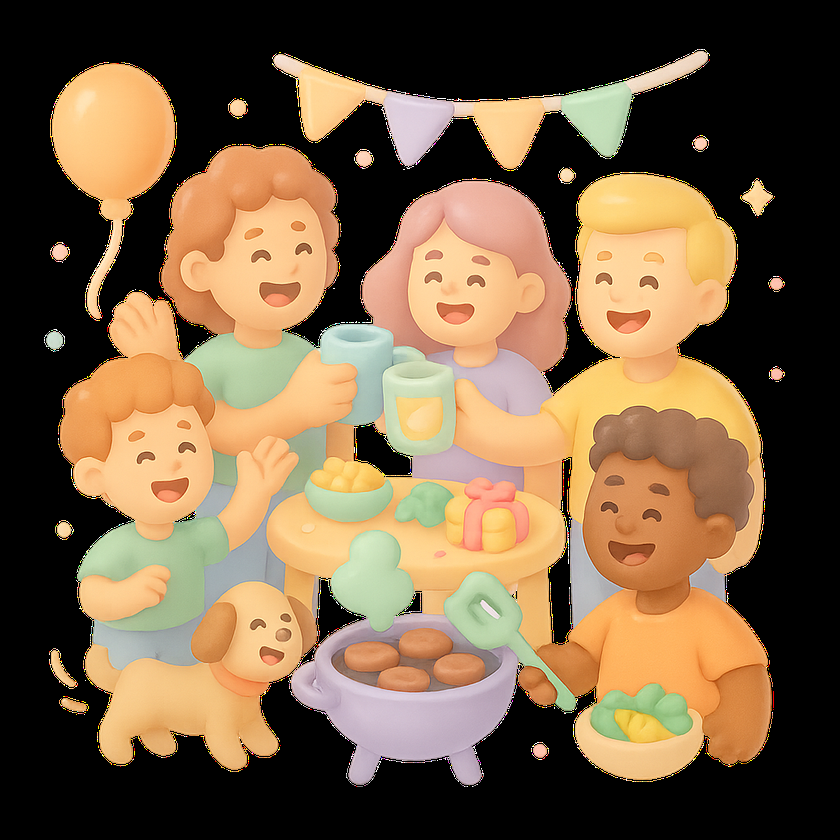
#> input picture Images/FamilyFriends.png, 840 x 840 px, shrunk from 1024 x 1024 before the run
$ python -i saliency_engine.py   (imports and definitions only)
#> lines starting #> are read from the running program, lines starting #| are printed output that depends on the picture; after the words box and inside, x2 and y2 are one past the last pixel; in counts of white or black regions, pixels touching at a corner belong together
#> further down, picture is the input picture: shape (840, 840, 3); mean B, G, R 69.4, 96.7, 120.3
"""
Neuro-Saliency Engine
Simulates human visual attention using contrast, motion, and face detection.
"""

import cv2
import numpy as np
import logging
from typing import Tuple, Optional

logger = logging.getLogger(__name__)

class SaliencyEngine:
    """
    Generates a saliency map predicting where viewers will look.
    """

    def __init__(self):
        # Load face cascade for face bias
        self.face_cascade = cv2.CascadeClassifier(cv2.data.haarcascades + 'haarcascade_frontalface_default.xml')

    def generate_heatmap(self, frame: np.ndarray, prev_frame: Optional[np.ndarray] = None) -> np.ndarray:
        """
        Generate a saliency heatmap for a single frame.

        Args:
            frame: Current video frame (BGR)
            prev_frame: Previous frame for motion detection (optional)

        Returns:
            Heatmap (0-255) single channel image
        """
        if frame is None:
            return None

        gray = cv2.cvtColor(frame, cv2.COLOR_BGR2GRAY)
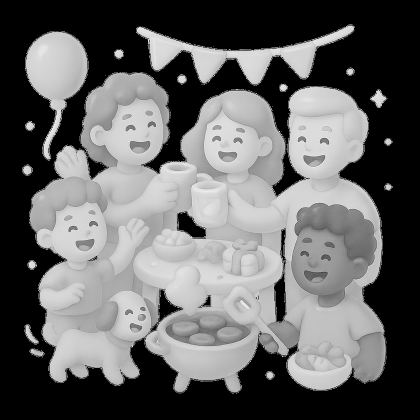
#> gray: shape (840, 840) (shown at 1/2 size); min 0, max 255, mean 100.6
        height, width = gray.shape

        # 1. Contrast Map (Itti-Koch inspired approximation)
        # High frequency content attracts attention
        blur = cv2.GaussianBlur(gray, (5, 5), 0)
        contrast_map = cv2.absdiff(gray, blur)
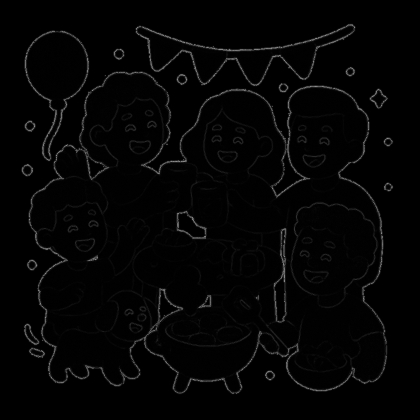
#> contrast_map: shape (840, 840) (shown at 1/2 size); min 0, max 219, mean 4.2
        contrast_map = cv2.normalize(contrast_map, None, 0, 255, cv2.NORM_MINMAX)

        # 2. Motion Map
        motion_map = np.zeros_like(gray)
        if prev_frame is not None:
            prev_gray = cv2.cvtColor(prev_frame, cv2.COLOR_BGR2GRAY)
            diff = cv2.absdiff(gray, prev_gray)
            motion_map = cv2.threshold(diff, 25, 255, cv2.THRESH_BINARY)[1]
            motion_map = cv2.GaussianBlur(motion_map, (21, 21), 0)

        # 3. Face Map (Center bias + Face bias)
        face_map = np.zeros_like(gray)
        faces = self.face_cascade.detectMultiScale(gray, 1.1, 4)
#> faces = [[223, 584, 99, 99], [565, 232, 119, 119], [217, 202, 126, 126], [106, 403, 123, 123], [34, 49, 155, 155], [368, 178, 188, 188]]
        for (x, y, w, h) in faces:
            # Create a gaussian blob at face location
            center_x, center_y = x + w//2, y + h//2
            cv2.circle(face_map, (center_x, center_y), int(w*1.5), 255, -1)
#> this loop made 6 passes
#> (x, y, w, h, center_x, center_y) on passes 1 to 6: (223, 584, 99, 99, 272, 633), (565, 232, 119, 119, 624, 291), (217, 202, 126, 126, 280, 265), (106, 403, 123, 123, 167, 464), (34, 49, 155, 155, 111, 126), (368, 178, 188, 188, 462, 272)
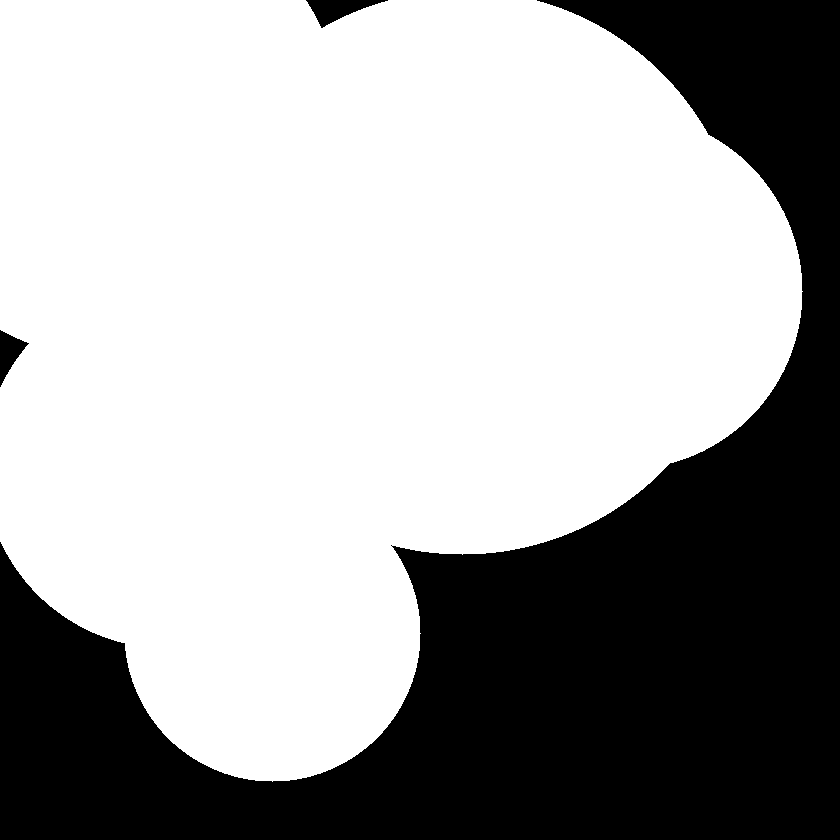
#> face_map: shape (840, 840); 64.9% white; 3 black regions, box (x1, y1, x2, y2) and area: (0, 0, 840, 840) 246028, (306, 0, 388, 28) 1053, (0, 330, 29, 387) 766
        face_map = cv2.GaussianBlur(face_map, (51, 51), 0)

        # Combine maps (Weights: Motion > Face > Contrast)
        # Motion is the strongest attractor in video
        combined = (0.2 * contrast_map) + (0.5 * motion_map) + (0.3 * face_map)
        combined = cv2.normalize(combined, None, 0, 255, cv2.NORM_MINMAX).astype(np.uint8)
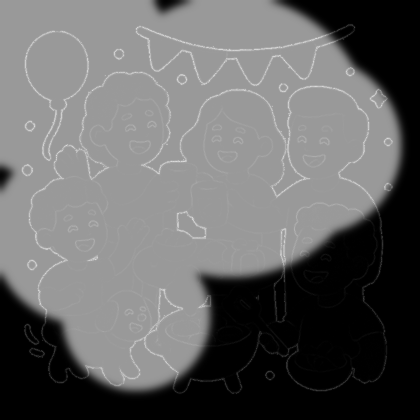
#> combined: shape (840, 840) (shown at 1/2 size); min 0, max 255, mean 101

        # Apply colormap for visualization
        heatmap_color = cv2.applyColorMap(combined, cv2.COLORMAP_JET)
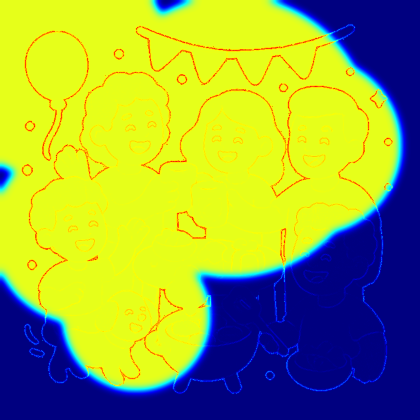
#> heatmap_color: shape (840, 840, 3) (shown at 1/2 size); mean B, G, R 69.4, 163.7, 146.3

        # Blend with original frame for visualization
        blended = cv2.addWeighted(frame, 0.6, heatmap_color, 0.4, 0)
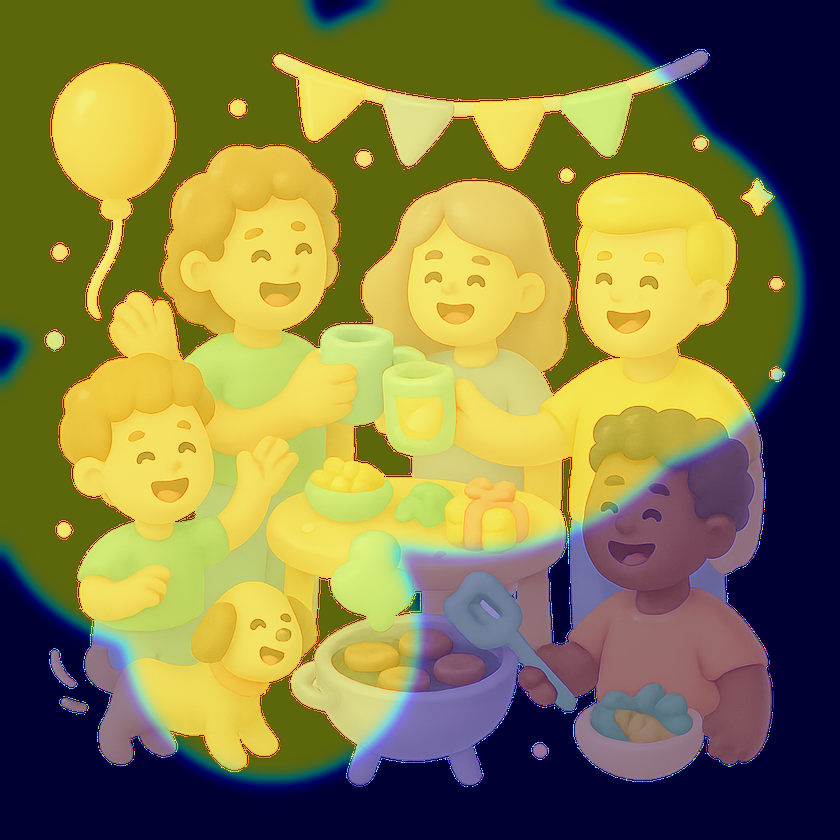
#> blended: shape (840, 840, 3); mean B, G, R 69.3, 123.5, 130.7

        return blended

    # [38 lines left out: function analyze_attention, not called in this run]

>>> import cv2
>>> picture = cv2.imread('../../../../../../../Images/FamilyFriends.png')
>>> result = SaliencyEngine().generate_heatmap(picture)

$ run again, on Images/PRESENT.png
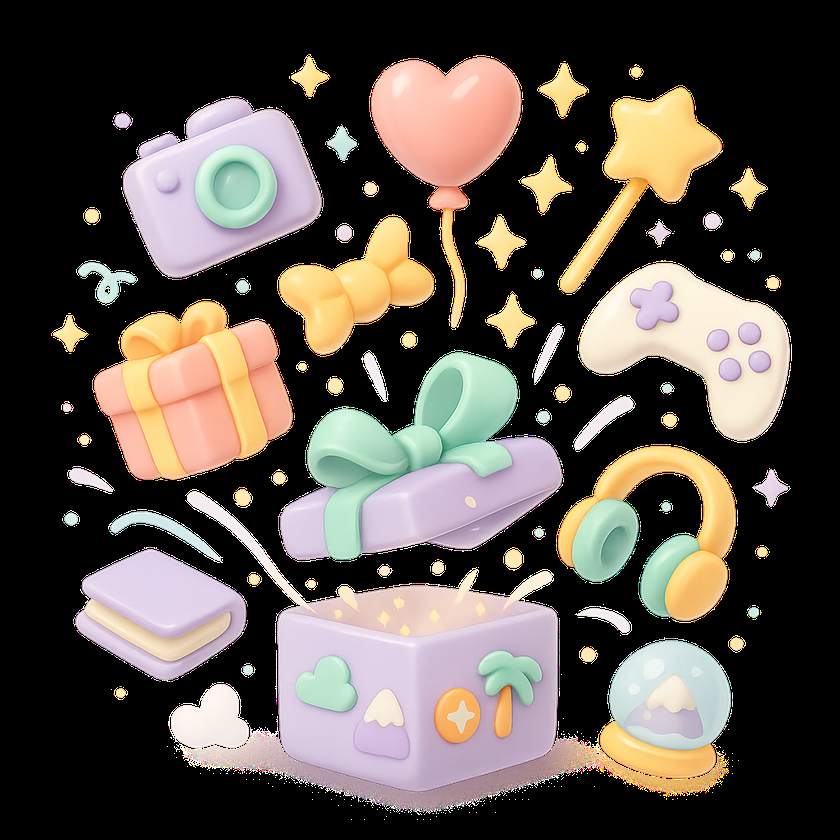
#> input picture Images/PRESENT.png, 840 x 840 px, shrunk from 1024 x 1024 before the run
#> picture is the input picture: shape (840, 840, 3); mean B, G, R 75, 82.5, 90.4
#> in generate_heatmap, `contrast_map = cv2.absdiff(gray, blur)`:
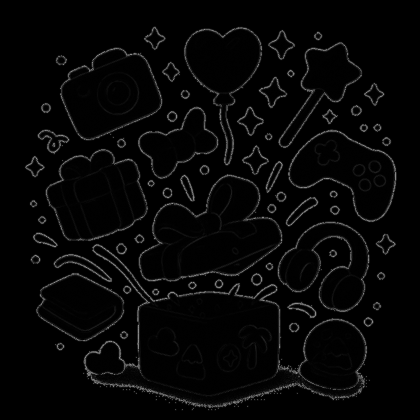
#> contrast_map: shape (840, 840) (shown at 1/2 size); min 0, max 219, mean 6.4
#> faces = ()
#> in generate_heatmap, `blended = cv2.addWeighted(frame, 0.6, heatmap_color, 0.4, 0)`:
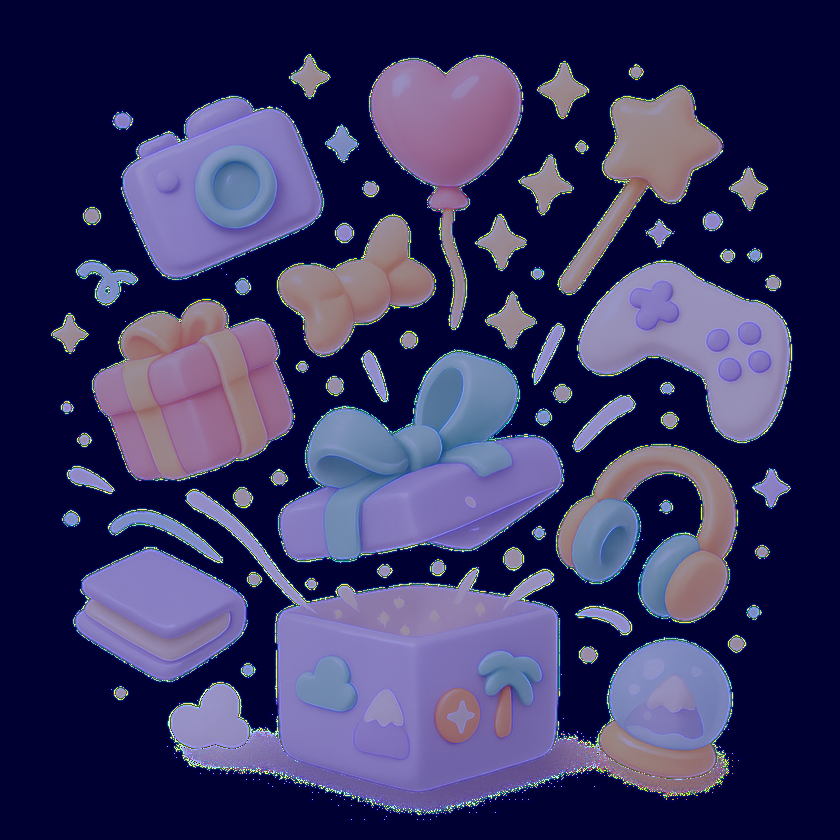
#> blended: shape (840, 840, 3); mean B, G, R 100, 53.3, 56

$ run again, on Images/Swipeingsection.png
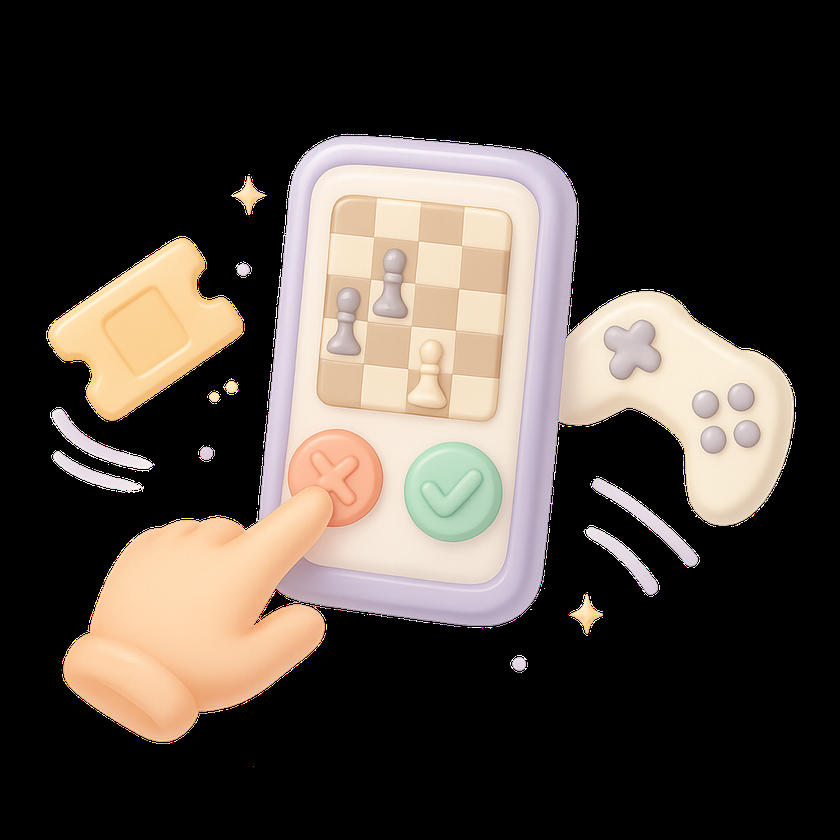
#> input picture Images/Swipeingsection.png, 840 x 840 px, shrunk from 1024 x 1024 before the run
#> picture is the input picture: shape (840, 840, 3); mean B, G, R 62, 68.7, 76.7
#> in generate_heatmap, `contrast_map = cv2.absdiff(gray, blur)`:
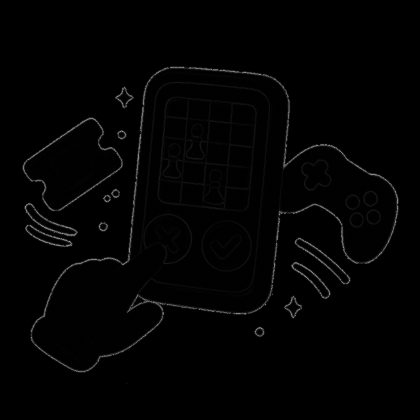
#> contrast_map: shape (840, 840) (shown at 1/2 size); min 0, max 219, mean 2.6
#> faces = ()
#> in generate_heatmap, `blended = cv2.addWeighted(frame, 0.6, heatmap_color, 0.4, 0)`:
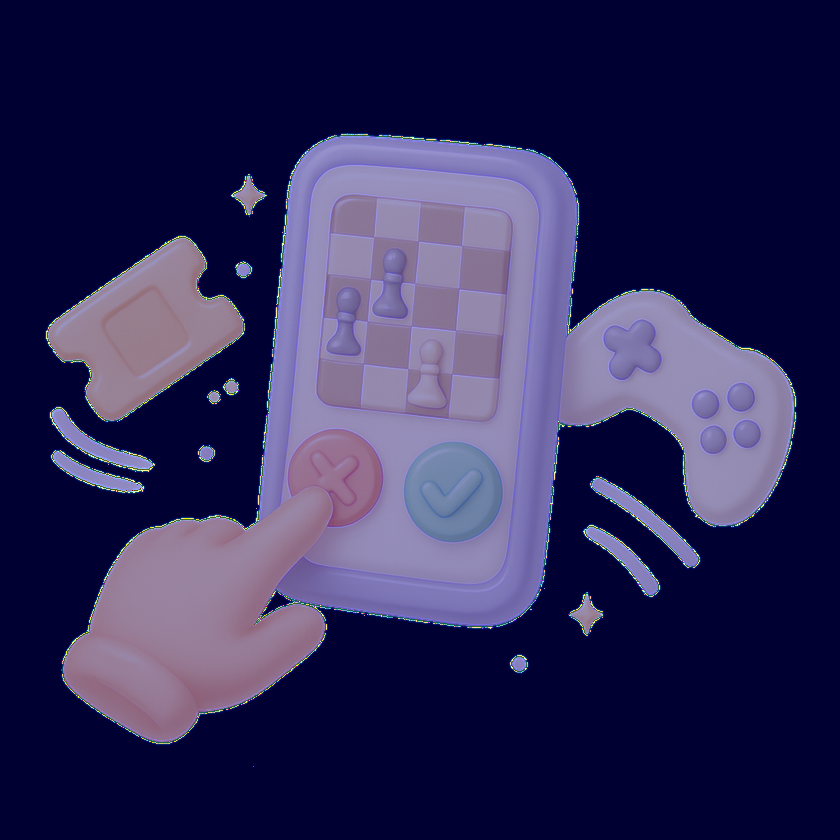
#> blended: shape (840, 840, 3); mean B, G, R 90.1, 42.6, 46.7
